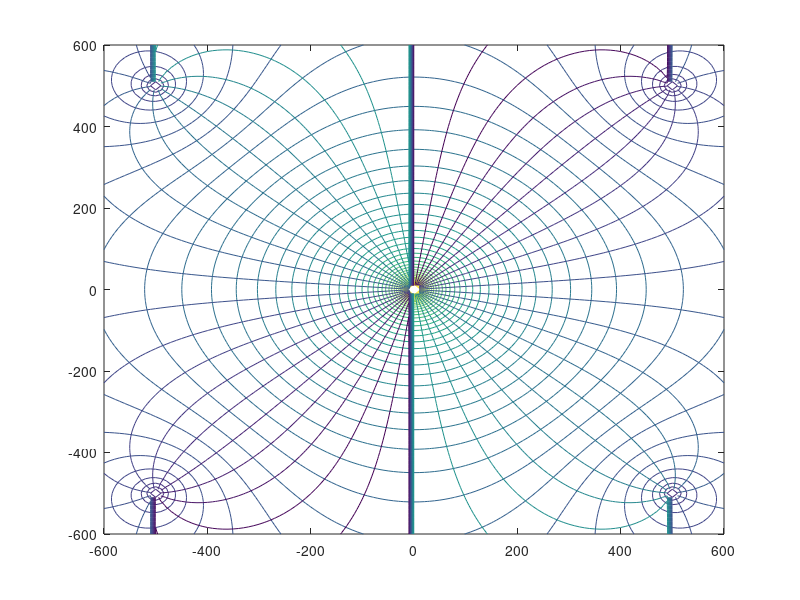

Source code (MATLAB):
q = [400;-100;-100;-100;-100]; % The flow rates of the 5 wells
h = 10;
xi = [0;500;-500;-500;500]; % The x coordinates of the 5 wells
yi = [0;500;500;-500;-500]; % The y coordinates of the 5 wells


% Isopotential lines
x = -600:10:600; % x limits of the graph
y = -600:10:600; % y limits of the graph
[X,Y] = meshgrid(x,y);

phiSum = 0; 
for i = 1:length(xi)
    phiSum = phiSum + q(i)*log((X - xi(i)).^2 + (Y - yi(i)).^2); 
end
    
phi = (-1/(4*pi*1*10)).*phiSum; % Final calculation of the pressure potential
contour(X,Y,phi,40)

% Streamlines
psiSum = 0;
for i = 1:length(xi)
   psiSum = psiSum + q(i)*atan((Y - yi(i))./(X - xi(i))); 
end
hold on

psi = -1*psiSum/(2*pi*1*10);      % Calculating the streamline function
contour(X,Y,psi,20)